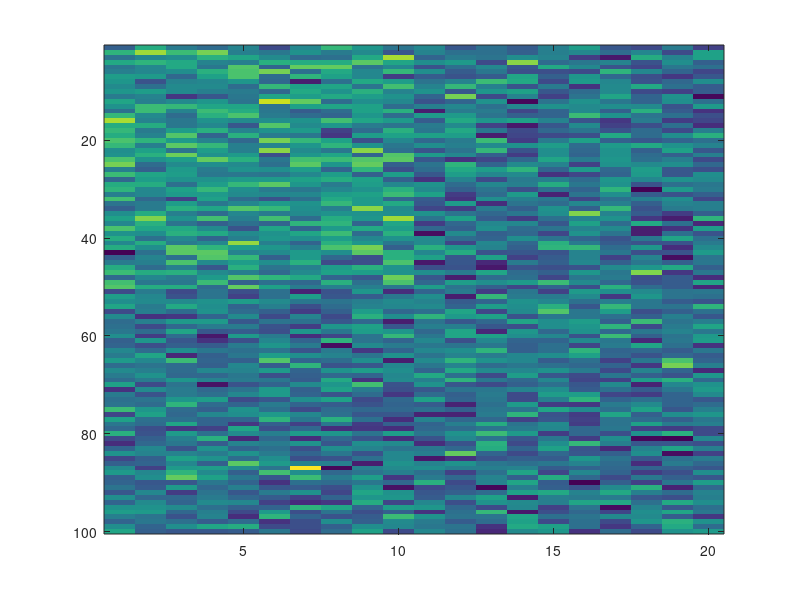
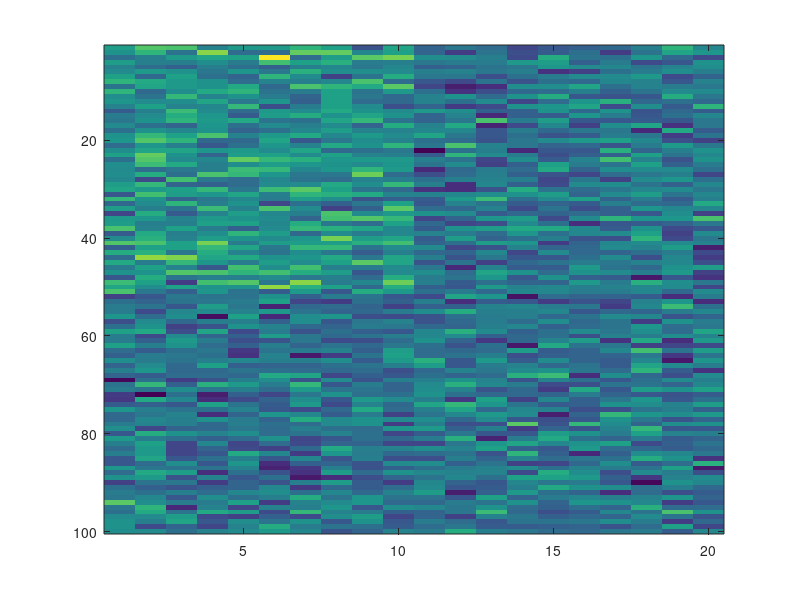

Write the MATLAB code that produced these figures, in order.
%% Project Setup Demo
% The trickiest part of using this toolbox, as with most projects, is the
% organization and set up. Here, we'll start from scratch and set things up
% for a fake analysis. After we do, we'll be able to run Lasso,
% Searchlight, and SOS Lasso without doing much work at all.

%% The data
% The fMRI data should be formatted so that each row is a training
% _example_, and the columns are the _features_ that express each example.
% An _example_ might correspond to the activation over voxels at a
% particular point in time, the beta values or t-values resulting from an
% initial univariate model of a design matrix convolved with an HRF, or
% anything else you like. Each feature, for our purposes, is a voxel. 
%
% * This matrix can be named whatever you like.
% * It must be saved in a .mat file, either on it's own or along with other
%   variables.
% * The .mat file itself can be named whatever you like, with the one
%   constraint that *WholeBrain_MVPA* will expect a subject number to be
%   present somewhere in the filename.
% * Numbers can be zero padded.
%
% In this demo, we'll call the matrix |X|, which will be the only variable we save to the .mat file.
%
% Imagine a study with 100 unique items, sampled equally from two
% categories or belonging to two experimental conditions. Further, imagine that
% there are 1,000 voxels in the cortex of this subject.
%
% Let |y| represent the category or condition labels of the items. This is
% the target structure that we will be modelling based on the data in |X|.
% Since all methods in this package are binary classifiers, |y| should be
% binary. We'll make |y| dependent on independent contributions from 10
% voxels.

nitems = 100;
nvoxels = 1000;
y = (1:100 <= 50)';

%% Targets metadata.targets
% Information about targets (i.e., possible y vectors) should be stored in a
% structure with 5 required fields:
% 
% # |label|
% # |type|
% # |targets|
% # |sim_source|
% # |sim_metric|
%
% Only the first three are relevant for classification analyses, but all
% must be present.

TARGETS(1) = struct(...
  'label','faces',...
  'type','category',...
  'target',y, ...
  'sim_source',[],'sim_metric',[]);
TARGETS(2) = struct(...
  'label','places',...
  'type','category',...
  'target',~y, ...
  'sim_source',[],'sim_metric',[]);

%% Cross-validation
% Next, we'll define indexes for cross validation. A single
% cross-validation _scheme_ is a vector, containing the whole-numbers |1:k|,
% where |k| is the number of cross validation folds. 
% 
% The Matlab function |cvpartition|, which belongs to the Statistics Toolbox,
% is very helpful for generating cross-validation schemes. One of the major
% advantages of using |cvpartition| is that, if you give it a categorical
% target structure as its first argument, it will pick |k| holdout sets
% where each set has a balanced sample of each category.
%
% For example, try:
%
%   y = repmat((1:3)', 20, 1);
%   c = cvpartition(y, 'kfold', 10);
%   disp(c);
%   for i = 1:10
%       z = test(c, i);
%       disp('Holdout index:');
%       disp(find(z)');
%       tabulate(y(z));
%       fprintf('\n\n');
%   end
%
% You can pre-specify multiple cross-validation schemes. If you specify
% more than one, each individual scheme will be a column in a matrix. When
% defining your analysis, you will provide a |cvscheme|, which will simply
% be a column-index into this matrix you are defining.
%
% For example, let's set up 10 cross validation schemes, each defining a
% different data partition for 10-fold cross validation.
nschemes = 10;
nfolds = 10;
SCHEMES = zeros(nitems, nschemes);
for iScheme = 1:nschemes
    c = cvpartition(y,'KFold', nfolds);
    for iFold = 1:nfolds
        SCHEMES(:,iScheme) = SCHEMES(:,iScheme) + (test(c, iFold) * iFold);
    end
end

%% Filters
% You may want to be able to select/exclude subsets of voxels and items without
% needed to make multiple copies of the data. By specifying filters, you can
% pre-specify these subsets and apply them programmatically.
%
% A filter is represented as a structure with 3 required fields:
%
% # |label| - names the filter so that it can be easily referenced.
% # |dimension| - encodes whether the filter applies to rows (1) or
% columns (2) of X.
% # |filter| - a binary vectory that represents the filter
% itself.
%
% Here, lets set up (totally arbitrarily) two filters. The first will
% define a region of interest and the second will exclude outliers.
z = [true(50,1);false(950,1)];
FILTERS(1) = struct('label','ROI01', 'dimension', 2, 'filter', z);
z = [true(98,1);false(2,1)];
FILTERS(2) = struct('label','GoodRows', 'dimension', 1, 'filter', z);

%% Coordinates
% Up to this point, we've considered our data strictly as a matrix, with
% rows as examples and columns as features. Of course, voxels exist in
% space, and in order to ultimately map weight vectors or information maps
% back into a brain-space for visualization, you'll need to know the
% coordinate of each voxel.
%
% Like filters, coordinates are represented in a structure that allows
% descriptive labeling, and also allows you to store the three
% index/coordinate types that AFNI will output (via *3dMaskDump*):
% 
% * |ind| - 1-dimensional index.
% * |ijk| - the integer-valued data-space coordinates.
% * |xyz| - the "real world" decimal valued coordinates (in _mm_).
% 
% Something a bit awkward and idiosyncratic about the coordinate structure
% is that the field that functions the same as |label| so many other places
% in the metadata structure is, here, called |orientation|. This is because
% I figured the only reason one would have multiple coordinate spaces
% per subject is to represent the result of multiple warps. Each coordinate
% space resulting from a warp, in AFNI parlance, is an orientation. So,
% that is the etymology of the |orientation| label.
%
% That all being said, I've been meaning to rename |orientation| to |label|
% for ages for the sake of internal consistency, and because
% *WholeBrain_MVPA* does not do anything special behind the scenes with the
% field. It is treated exactly as values in the |label| field are treated
% elsewhere. Which means there is nothing special about using _orig_ or
% _tlrc_ as values for the orientation field. (If there is part of the code
% the breaks if you don't use _orig_ or _tlrc_, that would qualify as a
% bug!)
% 

ind = (1:nvoxels)';
ijk = [(1:nvoxels)',ones(nvoxels,1),ones(nvoxels,1)];
xyz = bsxfun(@minus, ijk, [nvoxels/2, 1, 1]);

COORDS(1) = struct('orientation','orig','ind',ind,'ijk',ijk,'xyz',xyz);
COORDS(2) = struct('orientation','tlrc','ind',ind,'ijk',ijk,'xyz',xyz);

%% Putting it all together
% The metadata object compiles these three items, along with a couple other
% bits of information, into a single structure. The metadata structure has
% several required fields:
% 
% * |subject| - A numeric* subject ID.
% * |targets| - Which will contain something like the |TARGETS| structure
% defined above.
% * |filters| - Which will contain something like the |FILTERS| structure
% defined above.
% * |coords| - Which will contain something like the |COORDS| structure
% defined above.
% * |cvind| - Which will contain something like the |SCHEMES| matrix
% defined above.
% * |nrow| - The number of rows in the data matrix for this subject (before
% applying any of the filters contained in |metadata(s).filters|).
% * |ncol| - The number of columns in the data matrix for this subject (before
% applying any of the filters contained in |metadata(s).filters|).
% 
% There will be a metadata structure for each subject, compiled into a
% structured array. Although in the example below subjects 100 and 101 are
% the same aside from their subject numbers, in practice they could be
% given different information.

% Subject 100
metadata(1).subject = 100;
metadata(1).targets = TARGETS;
metadata(1).filters = FILTERS;
metadata(1).coords = COORDS;
metadata(1).cvind = SCHEMES;
metadata(1).nrow = nitems;
metadata(1).ncol = nvoxels;

% Subject 101
metadata(2).subject = 101;
metadata(2).targets = TARGETS;
metadata(2).filters = FILTERS;
metadata(2).coords = COORDS;
metadata(2).cvind = SCHEMES;
metadata(2).nrow = nitems;
metadata(2).ncol = nvoxels;

%% Save the data to disk
% Despite having data and metadata organized properly in memory, before working
% with *WholeBrain_MVPA* we need to write the data to disk. The reason for this
% is that *WholeBrain_MVPA* is not written to be used interactively, but rather
% to facilitate to use in headless, batch applications particularly on
% distributed computing systems. *WholeBrain_MVPA* accepts paths to files on
% disk, as well as many other parameters.
% The data and metadata should be saved to a central location where it can be
% easily referenced.
% These files can be named whatever you like. You will be referencing them with
% explicit paths, and *WholeBrain_MVPA* does not make any assumptions about them.
% The program does assume that the *variable* names are X and metadata, but
% this default can be overwritten with certain parameters to *WholeBrain_MVPA*
% (data_var and metadata_var) if you prefer another convention.
subjects = [metadata.subject];
datadir = './shared';
if ~exist(datadir,'dir')
    mkdir(datadir);
end
for iSubj = 1:2
	s = subjects(iSubj);
  
    X = randn(nitems, nvoxels);
%   X = randn(nitems, nvoxels);
    X(1:50,1:10) = X(1:50,1:10) + 1;
    filename = sprintf('s%03d.mat', s);
    filepath = fullfile(datadir,filename);
    save(filepath, 'X');
    figure(iSubj)
    imagesc(X(:,1:20));
end

save(fullfile(datadir,'metadata.mat'), 'metadata');

%% Conclusion
% Setting up the metadata structure can be a bit of a hassle, and is by
% its nature labor intensive. It is important to take great care when
% setting it up, because the metadata structure is the primary
% data structure that *WholeBrain_MVPA* will reference when attempting to
% run analyses.
%
% The good news is, that you do not need to set it up anew for every
% analysis. On the contrary, in an ideal world you should only need to
% specify the metadata structure one time per project, unless new filters,
% targets, or coordinates become necessary, or the underlying data matrices
% themselves change in some way.
%
% Once the metadata structure is defined and saved to the hard-drive, we
% can get on with the more interesting work of specifying anayses.


